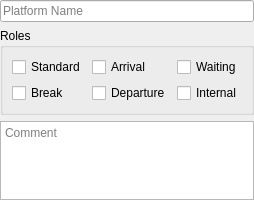
<?xml version="1.0" encoding="UTF-8"?>
<ui version="4.0">
 <class>WdgBusstopPlatformEditor</class>
 <widget class="QWidget" name="WdgBusstopPlatformEditor">
  <property name="geometry">
   <rect>
    <x>0</x>
    <y>0</y>
    <width>241</width>
    <height>200</height>
   </rect>
  </property>
  <property name="windowTitle">
   <string>Form</string>
  </property>
  <layout class="QVBoxLayout" name="verticalLayout">
   <property name="leftMargin">
    <number>0</number>
   </property>
   <property name="topMargin">
    <number>0</number>
   </property>
   <property name="rightMargin">
    <number>0</number>
   </property>
   <property name="bottomMargin">
    <number>0</number>
   </property>
   <item>
    <widget class="QLineEdit" name="leName">
     <property name="placeholderText">
      <string>Platform Name</string>
     </property>
    </widget>
   </item>
   <item>
    <widget class="QGroupBox" name="groupBox">
     <property name="title">
      <string>Roles</string>
     </property>
     <layout class="QGridLayout" name="gridLayout">
      <item row="0" column="0">
       <widget class="QCheckBox" name="cbFlagStandard">
        <property name="text">
         <string>Standard</string>
        </property>
       </widget>
      </item>
      <item row="0" column="1">
       <widget class="QCheckBox" name="cbFlagArrival">
        <property name="text">
         <string>Arrival</string>
        </property>
       </widget>
      </item>
      <item row="0" column="2">
       <widget class="QCheckBox" name="cbFlagWaiting">
        <property name="text">
         <string>Waiting</string>
        </property>
       </widget>
      </item>
      <item row="1" column="0">
       <widget class="QCheckBox" name="cbFlagBreak">
        <property name="text">
         <string>Break</string>
        </property>
       </widget>
      </item>
      <item row="1" column="1">
       <widget class="QCheckBox" name="cbFlagDeparture">
        <property name="text">
         <string>Departure</string>
        </property>
       </widget>
      </item>
      <item row="1" column="2">
       <widget class="QCheckBox" name="cbFlagInternal">
        <property name="text">
         <string>Internal</string>
        </property>
       </widget>
      </item>
     </layout>
    </widget>
   </item>
   <item>
    <widget class="QPlainTextEdit" name="pteComment">
     <property name="placeholderText">
      <string>Comment</string>
     </property>
    </widget>
   </item>
  </layout>
 </widget>
 <resources/>
 <connections/>
</ui>
